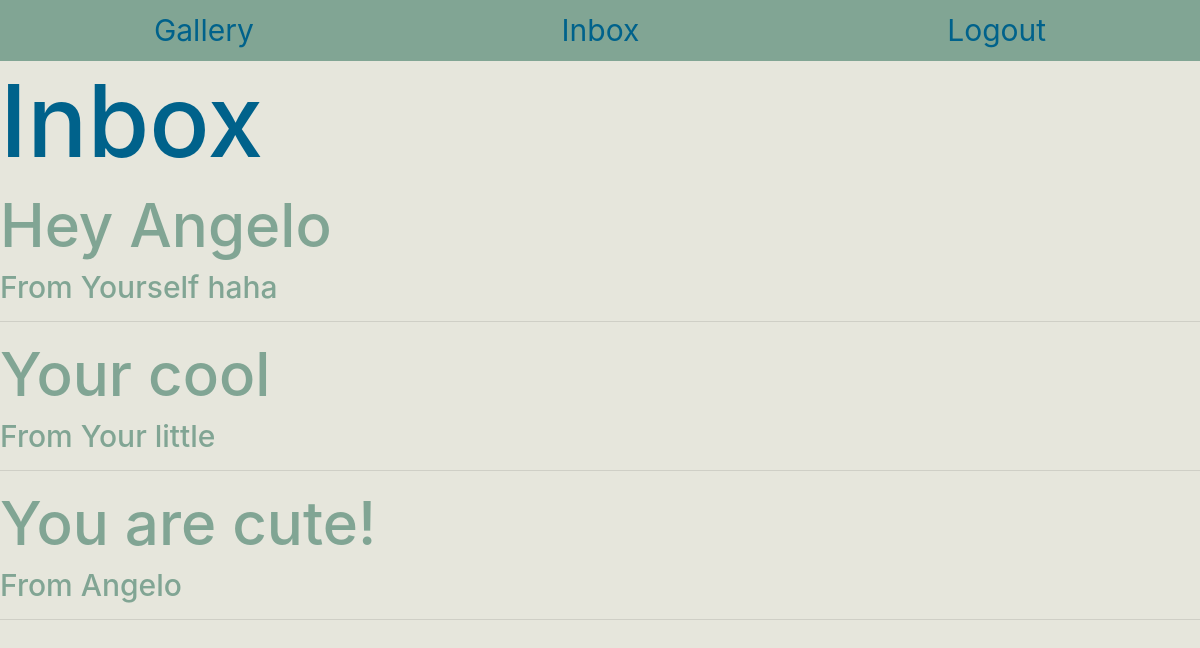
Before: /inbox (signed in) with the older database file.
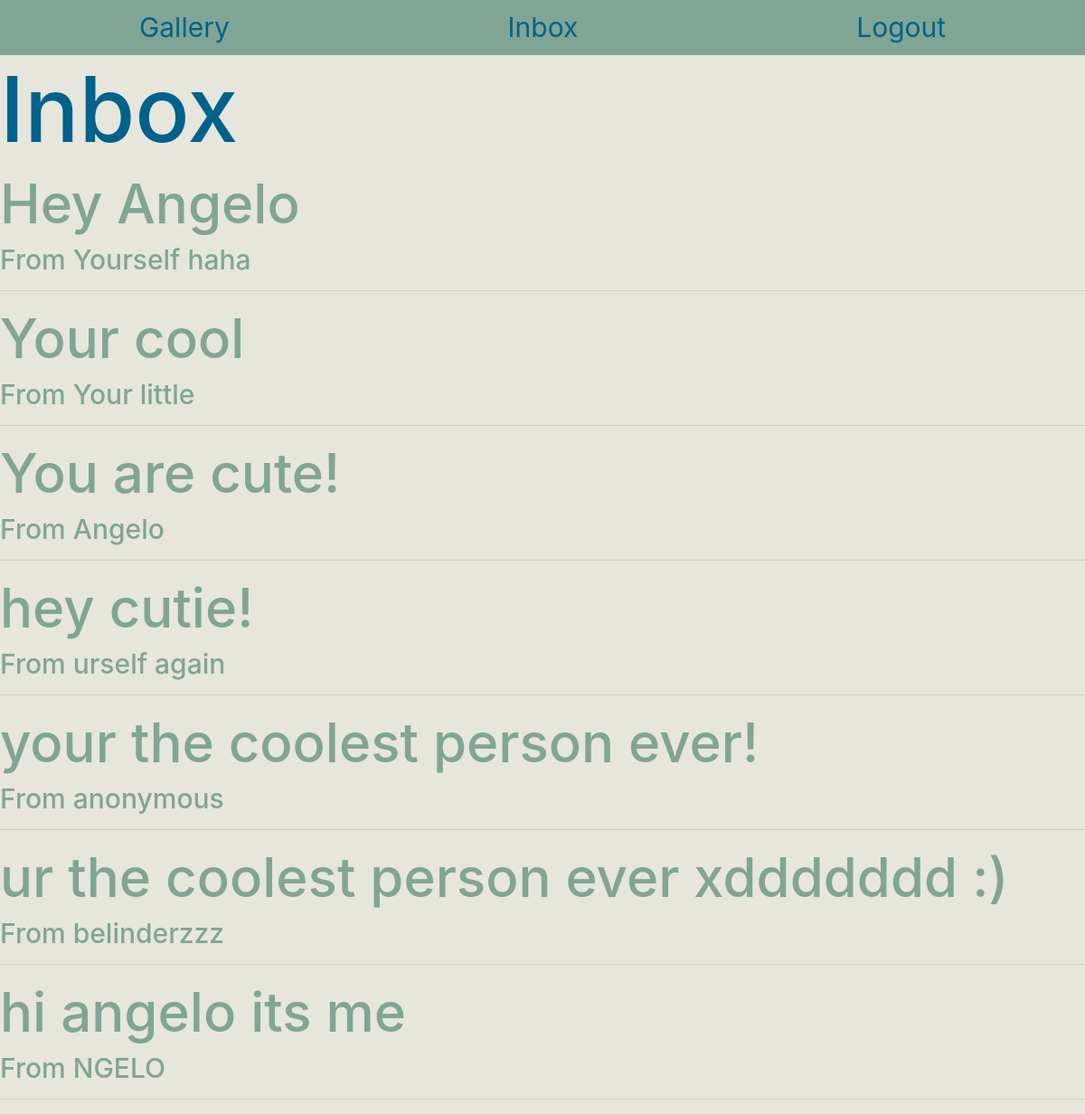
After: the same page with the newer database file.
### app_folder/models.py (models this page shows, shortened)
class Message(db.Model):
    id = db.Column(db.Integer, primary_key=True)
    userMessage = db.Column(db.String(128), index=True)
    username = db.Column(db.String(64), index=True)
    user_id = db.Column(db.Integer, db.ForeignKey('user.id'))
    userFrom = db.Column(db.String(64), index=True)

### app_folder/routes.py (the view)
@app.route("/inbox", methods=['GET', 'POST'])
@login_required
def inbox():
    if not current_user.is_authenticated:
        return redirect("/home")
    user = current_user
    messages = Message.query.filter_by(username=user.username).all()
    return render_template('inbox.html', title="Inbox", user = user, messages = messages)

### app_folder/routes.py (called while the page is built)
@login.user_loader
def load_user(user_id):
    return User.query.get(int(user_id))

### app_folder/templates/inbox.html
{% extends "base.html" %}
{% block inbox %}
<h1> Inbox</h1>
{% for i in messages %}
<h3> {{i.userMessage}}</h3>
<h4> From {{i.userFrom}}</h4>
<hr>
{% endfor %}
{% endblock %}

Changed rows visible on the page:
added Message: userMessage "hey cutie!", userFrom "urself again"
added Message: userMessage "your the coolest person ever!", userFrom "anonymous"
added Message: userMessage "ur the coolest person ever xddddddd :)", userFrom "belinderzzz"
added Message: userMessage "hi angelo its me", userFrom "NGELO"
